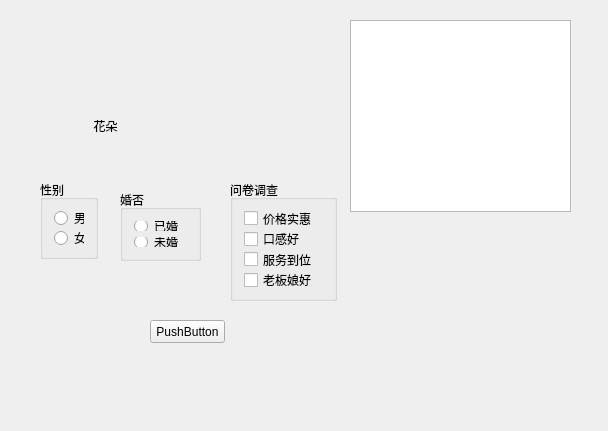
<?xml version="1.0" encoding="UTF-8"?>
<ui version="4.0">
 <class>Widget</class>
 <widget class="QWidget" name="Widget">
  <property name="geometry">
   <rect>
    <x>0</x>
    <y>0</y>
    <width>608</width>
    <height>431</height>
   </rect>
  </property>
  <property name="windowTitle">
   <string>Widget</string>
  </property>
  <widget class="QToolButton" name="toolButton">
   <property name="geometry">
    <rect>
     <x>50</x>
     <y>90</y>
     <width>111</width>
     <height>71</height>
    </rect>
   </property>
   <property name="text">
    <string>花朵</string>
   </property>
   <property name="icon">
    <iconset resource="res.qrc">
     <normaloff>:/Image/5.jpg</normaloff>:/Image/5.jpg</iconset>
   </property>
   <property name="iconSize">
    <size>
     <width>50</width>
     <height>50</height>
    </size>
   </property>
   <property name="toolButtonStyle">
    <enum>Qt::ToolButtonTextBesideIcon</enum>
   </property>
   <property name="autoRaise">
    <bool>true</bool>
   </property>
  </widget>
  <widget class="QGroupBox" name="groupBox">
   <property name="geometry">
    <rect>
     <x>40</x>
     <y>180</y>
     <width>58</width>
     <height>79</height>
    </rect>
   </property>
   <property name="title">
    <string>性别</string>
   </property>
   <layout class="QVBoxLayout" name="verticalLayout_2">
    <item>
     <widget class="QRadioButton" name="rBtnMan">
      <property name="text">
       <string>男</string>
      </property>
     </widget>
    </item>
    <item>
     <widget class="QRadioButton" name="rBtnWoman">
      <property name="text">
       <string>女</string>
      </property>
     </widget>
    </item>
   </layout>
  </widget>
  <widget class="QGroupBox" name="groupBox_2">
   <property name="geometry">
    <rect>
     <x>120</x>
     <y>190</y>
     <width>81</width>
     <height>71</height>
    </rect>
   </property>
   <property name="title">
    <string>婚否</string>
   </property>
   <layout class="QVBoxLayout" name="verticalLayout">
    <item>
     <widget class="QRadioButton" name="radioButton_4">
      <property name="text">
       <string>已婚</string>
      </property>
     </widget>
    </item>
    <item>
     <widget class="QRadioButton" name="radioButton_3">
      <property name="text">
       <string>未婚</string>
      </property>
     </widget>
    </item>
   </layout>
  </widget>
  <widget class="QGroupBox" name="groupBox_3">
   <property name="geometry">
    <rect>
     <x>230</x>
     <y>180</y>
     <width>107</width>
     <height>121</height>
    </rect>
   </property>
   <property name="title">
    <string>问卷调查</string>
   </property>
   <layout class="QVBoxLayout" name="verticalLayout_3">
    <item>
     <widget class="QCheckBox" name="checkBox">
      <property name="text">
       <string>价格实惠</string>
      </property>
     </widget>
    </item>
    <item>
     <widget class="QCheckBox" name="checkBox_2">
      <property name="text">
       <string>口感好</string>
      </property>
     </widget>
    </item>
    <item>
     <widget class="QCheckBox" name="checkBox_3">
      <property name="text">
       <string>服务到位</string>
      </property>
     </widget>
    </item>
    <item>
     <widget class="QCheckBox" name="cBox">
      <property name="text">
       <string>老板娘好</string>
      </property>
      <property name="tristate">
       <bool>false</bool>
      </property>
     </widget>
    </item>
   </layout>
  </widget>
  <widget class="QListWidget" name="listWidget">
   <property name="geometry">
    <rect>
     <x>350</x>
     <y>20</y>
     <width>221</width>
     <height>192</height>
    </rect>
   </property>
  </widget>
  <widget class="QPushButton" name="pushButton">
   <property name="geometry">
    <rect>
     <x>150</x>
     <y>320</y>
     <width>75</width>
     <height>23</height>
    </rect>
   </property>
   <property name="text">
    <string>PushButton</string>
   </property>
  </widget>
 </widget>
 <layoutdefault spacing="6" margin="11"/>
 <resources>
  <include location="res.qrc"/>
 </resources>
 <connections/>
</ui>
